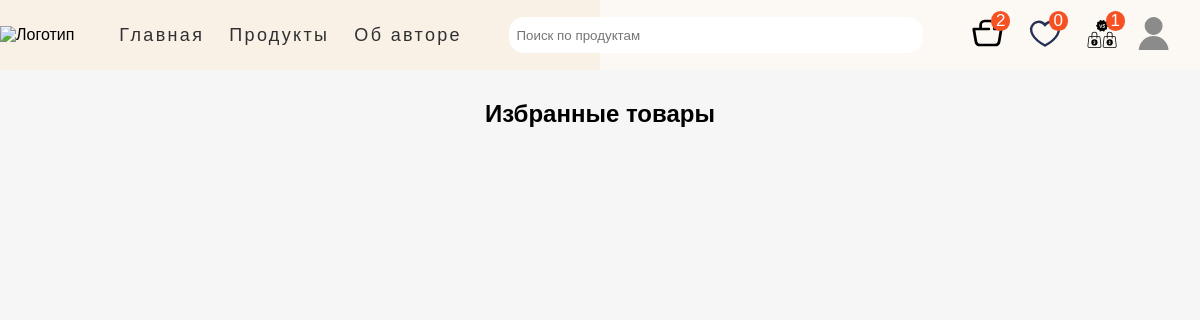
Before: /favourites/ (signed in) with the older database file.
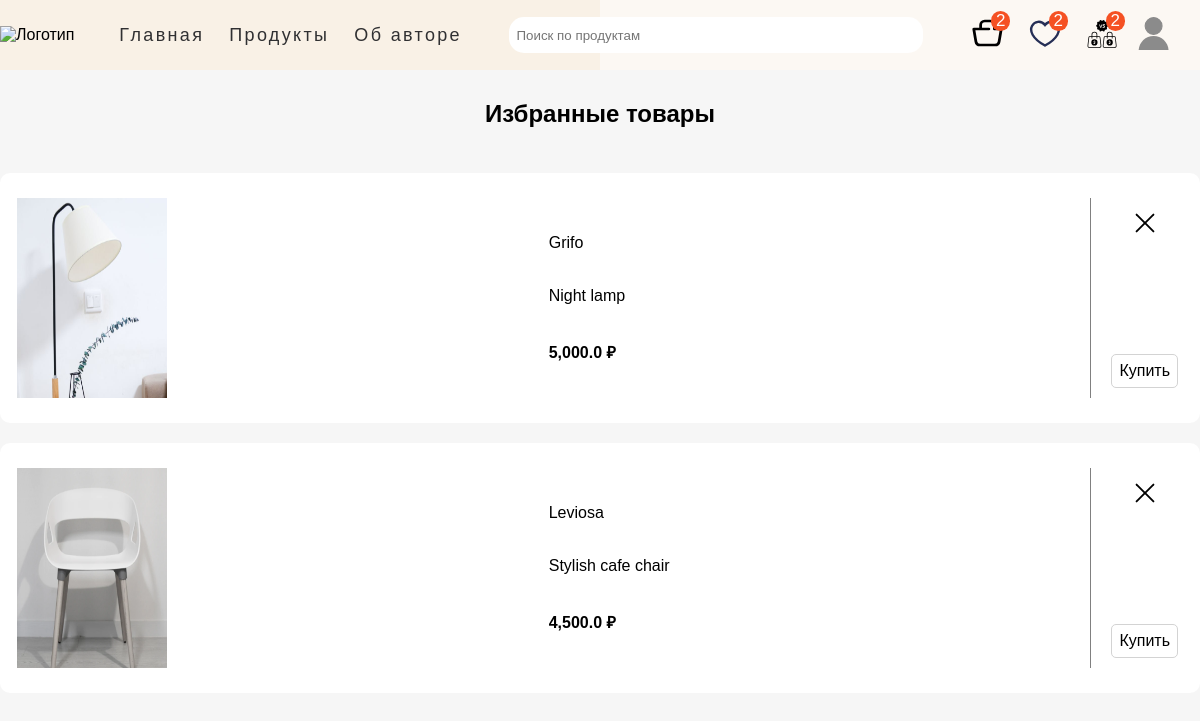
After: the same page with the newer database file.
### main_page/models.py (models this page shows, shortened)
class Menu(models.Model):
    title = models.CharField(max_length=50)
    url = models.CharField(max_length=100)
    class Meta:
        verbose_name = 'Меню'
        verbose_name_plural = 'Меню'

class Product(models.Model):
    category = models.ForeignKey(Category, on_delete=models.CASCADE, null=True,
                                 verbose_name='Категория')
    name = models.CharField(max_length=50, db_index=True, verbose_name='Наименование', null=True)
    slug = models.SlugField(max_length=100, db_index=True, null=True, verbose_name='Слаг')
    description = models.TextField(max_length=350, verbose_name='Описание', null=True)
    img = models.ImageField(upload_to='main_page/images', verbose_name='Изображение', null=True)
    width = models.CharField(max_length=10, verbose_name='Ширина (см)', null=True)
    height = models.CharField(max_length=10, verbose_name='Высота (см)', null=True)
    weight = models.CharField(max_length=10, verbose_name='Вес (кг)', null=True)
    price = models.FloatField(max_length=6, verbose_name='Цена (руб)', null=True)
    discount_price = models.CharField(max_length=10, null=True, verbose_name='Цена со скидкой')
    start_date = models.DateTimeField(null=True, blank=True, verbose_name='Дата старта распродажи')
    end_date = models.DateTimeField(null=True, blank=True, verbose_name='Дата окончания распродажи')
    availability_status = models.ForeignKey(ProductAvailability, on_delete=models.CASCADE, null=True, verbose_name='Наличие')
    vote_total = models.IntegerField(default=0, null=True, blank=True)
    vote_ratio = models.IntegerField(default=0, null=True, blank=True)
    created = models.DateTimeField(auto_now_add=True, null=True)
    updated = models.DateTimeField(auto_now=True, null=True)
    cart_prods = models.ForeignKey(ShoppingCart, on_delete=models.CASCADE, null=True)
    class Meta:
        ordering = ('name', '-vote_ratio', '-vote_total')
        index_together = ('id', 'slug',)
        verbose_name = 'Товар'
        verbose_name_plural = 'Товары'
    def get_absolute_url(self):
        return reverse('main_page:product_detail', args=[self.id, self.slug])

### favourites/views.py (the view)
# urls.py: path('', views.get_favourite_products, name='all_products'),
@login_required
def get_favourite_products(request):
    menu = Menu.objects.all()
    user = request.user
    cart_prods_counter = user.shoppingcart_set.all()
    favourite_prods_counter = user.favourite_set.all()
    compare_prods_counter = user.compare_set.all()
    favourites_item = request.user.favourite_set.all()
    favourites_item = [item.product for item in favourites_item]
    return render(request, 'favourites/favourites.html', {
        'favourites_item': favourites_item,
        'menu': menu,
        'cart_prods_counter': cart_prods_counter,
        'favourite_prods_counter': favourite_prods_counter,
        'compare_prods_counter': compare_prods_counter,
    })

### templates/favourites/favourites.html
{% extends 'main_page/base.html' %}
{% load static %}
{% block css %}
    <link rel="stylesheet" href="{% static 'css/favourites.css' %}">
{% endblock %}
{% block content %}
    <h2>Избранные товары</h2>
    <section class="favourites-content container content">
        <div class="favourites-tape">
            {% for item in favourites_item %}
                <div class="product-card">
                    <a href="{{ item.get_absolute_url }}">
                        <img src="{{ item.img.url }}" height="200" width="150" alt="Товар">
                    </a>
                    <div class="product-description">
                        <p>{{ item.name }}</p>
                        <p>{{ item.description }}</p>
                        <span><b>{{ item.price }} ₽</b></span>
                    </div>
                    <div class="interaction-item">
                        <a class="remove-prod" href="{% url 'favourites:remove_item' item.id %}">
                            <img src="{% static 'favourites/remove-icon.svg' %}" height="30" width="30"
                                 alt="Удалить избранное">
                        </a>
                        <a class="buy-prod" href="{% url 'cart:add_item' item.id %}">Купить</a>
                    </div>
                </div>
            {% endfor %}
        </div>
    </section>
{% endblock %}

### templates/main_page/base.html (shortened to what this page needs)
<!DOCTYPE html>
{% load static %}
<html lang="en">
<head>
    <link rel="stylesheet" href="{% static 'css/base.css' %}">
    <link rel="stylesheet" href="{% static 'fonts/Gilroy-Medium.woff' %}">
    {% block css %} {% endblock %}
</head>
<body>
    <header class="page-header">
        <div class="page-header__wrapper container">
            <nav class="site-nav page-header__site-nav">
                <div class="page-header__logo">
                    <a href="{% url 'home_page' %}">
                        <img src="{% static 'main_page/funiro-logo.svg' %}" alt="Логотип">
                    </a>
                </div>
                <ul class="site-nav__list">
                    {% for item in menu %}
                        <li class="site-nav__item"><a href="{{ item.url }}">{{ item.title }}</a></li>
                    {% endfor %}
                </ul>
            </nav>
            <div class="site-nav__search-block">
                <form action="{% url 'main_page:index' %}" method="get">
                    <div class="form_field">
                        <input class="search-bar" id="formInput#search" type="text" name="search_query"
                               value="{{ search_query }}" placeholder="Поиск по продуктам"/>
                    </div>
                </form>
            </div>
            <div class="user-nav__user-block">
                {% if user.is_authenticated %}
                    <div class="user-nav__shop_block">
                        <span class="cart-counter">{{ cart_prods_counter.count }}</span>
                        <span class="favourite-counter">{{ favourite_prods_counter.count }}</span>
                        <span class="compare-counter">{{ compare_prods_counter.count }}</span>
                        <a href="{% url 'cart:cart' %}"><img src="{% static 'main_page/shop_cart.svg' %}"
                                                             height="32" width="33" alt="Корзина товаров">
                        </a>
                        <a href="{% url 'favourites:all_products' %}"><img src="{% static 'main_page/favourites-icon.svg' %}"
                                                                           width="32" height="33" alt="Избранное">
                        </a>
                        <a href="{% url 'compare:all_compare' %}"><img src="{% static 'main_page/compare.svg' %}"
                                                                       width="32" height="33" alt="Избранное">
                        </a>
                    </div>
                    <div class="user-nav__profile">
                        <a class="user-nav__logo" id="user-icon" href="{% url 'main_page:index' %}">
                            <img src="{% static 'main_page/user_logo.svg' %}"
                                 width="32" height="33" alt="Пользователь">
                        </a>
                    </div>
                {% else %}
                    <ul class="user-nav__user-auth">
                        <li><a href="{% url 'signup' %}">Зарегистрироваться</a></li>
                        <li><a href="{% url 'login' %}">Войти</a></li>
                    </ul>
                {% endif %}
            </div>
        </div>
    </header>
{% block content %}{% endblock %}
</body>
</html>

Changed rows visible on the page:
now on this page (row edited): Product: img (picture), name "Grifo", description "Night lamp", price "5,000.0"
now on this page (row unchanged): Product: img (picture), name "Leviosa", description "Stylish cafe chair", price "4,500.0"
Other visible differences:
{{ favourite_prods_counter.count }}: "0" → "2"
{{ compare_prods_counter.count }}: "1" → "2"
